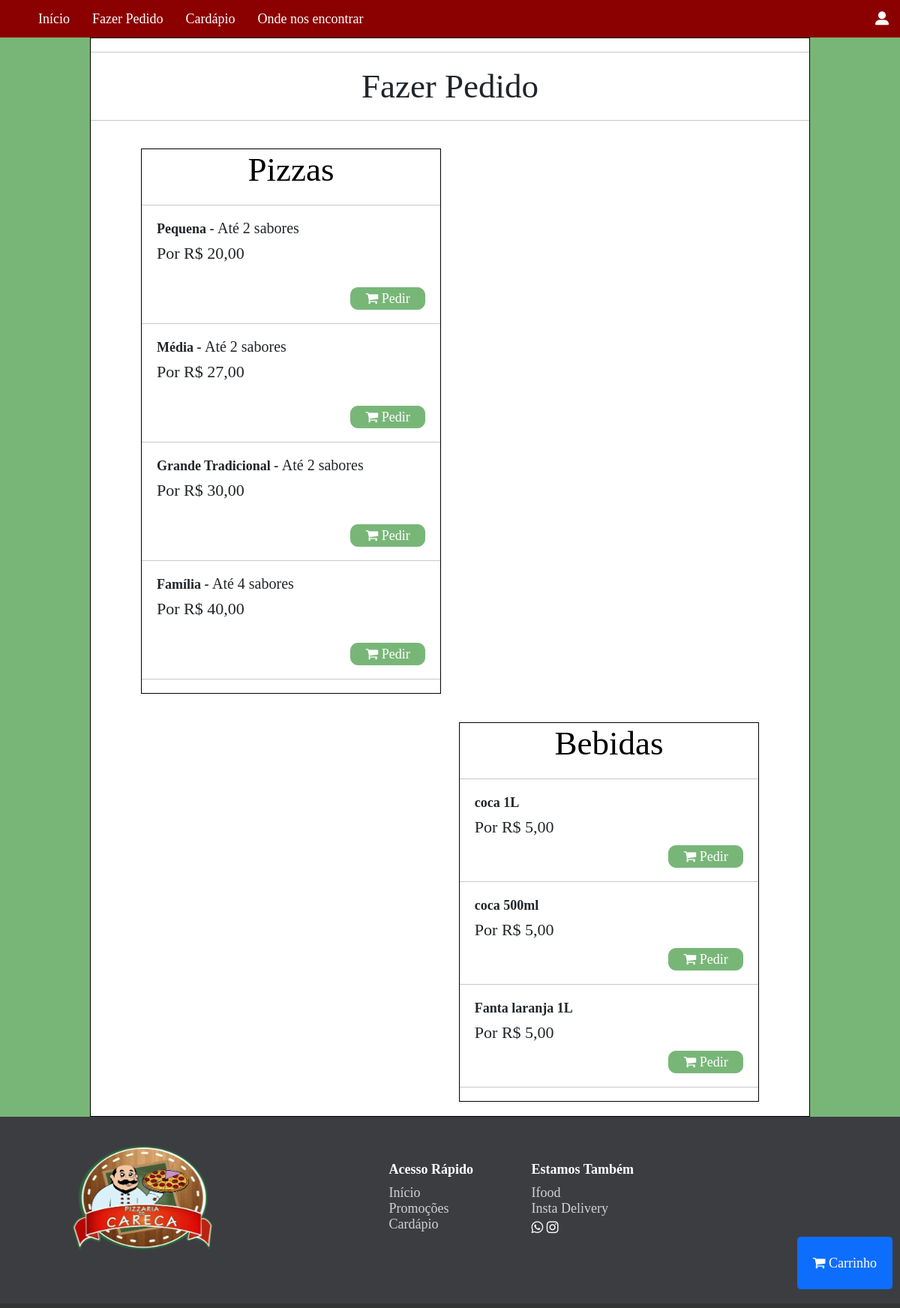
/pedido.php, run on an earlier commit of the app's database.
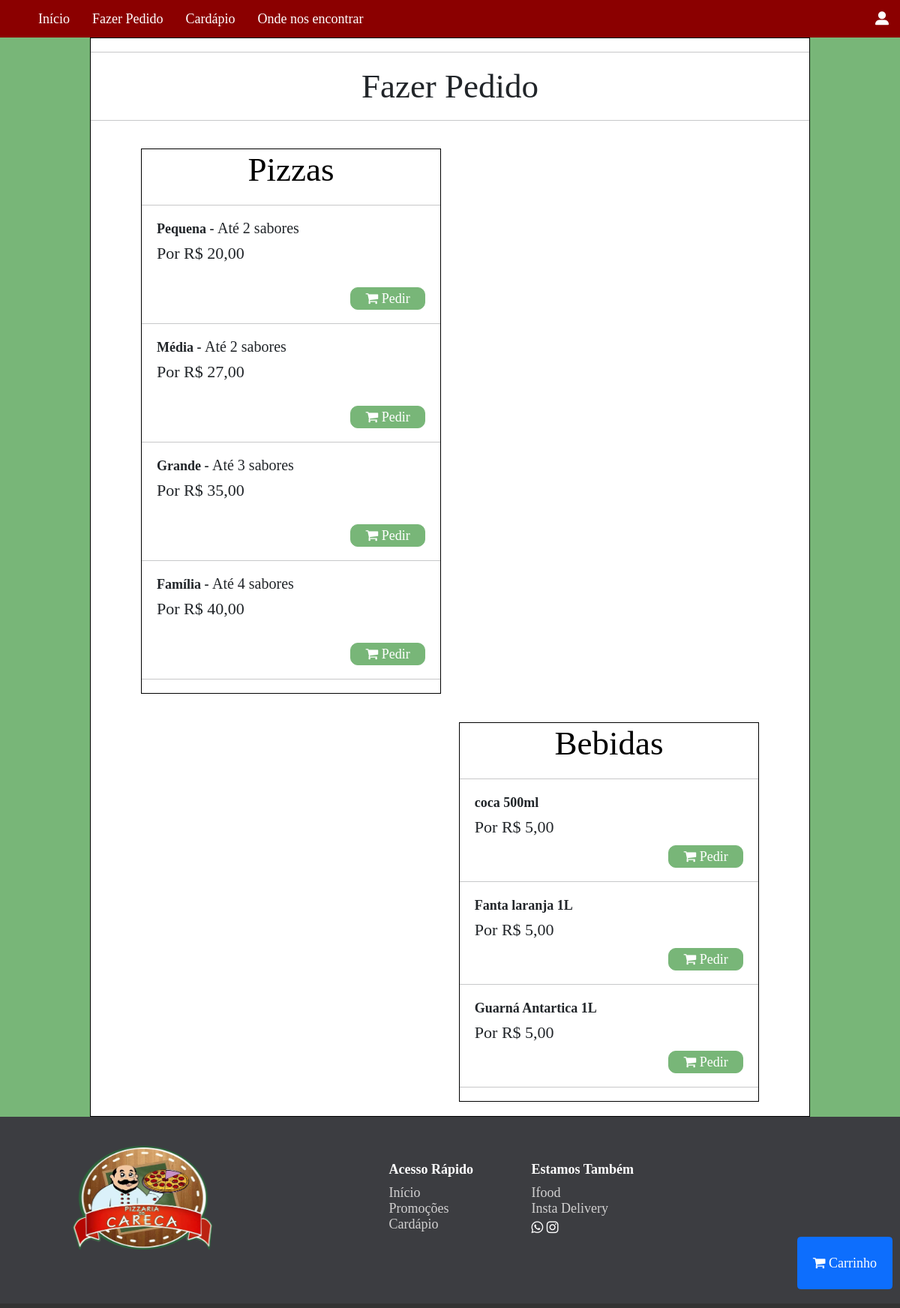
And on a later commit of the database.
### tables this page shows
CREATE TABLE IF NOT EXISTS `tamanho` (
  `idPizza` int(11) NOT NULL AUTO_INCREMENT,
  `nome` varchar(30) NOT NULL,
  `preco` double NOT NULL,
  `cardapio` enum('on','off') NOT NULL,
  `qtdeSabor` int(11) NOT NULL,
  `status` enum('on','off') NOT NULL,
  PRIMARY KEY (`idPizza`)
);

CREATE TABLE IF NOT EXISTS `bebida` (
  `nome` varchar(30) NOT NULL,
  `preco` double NOT NULL,
  `cardapio` enum('on','off') NOT NULL,
  `idBebida` int(11) NOT NULL AUTO_INCREMENT,
  `status` enum('on','off') NOT NULL,
  PRIMARY KEY (`idBebida`)
);

### pedido.php (the view, shortened to what this page needs)
<!DOCTYPE html>
<html lang="pt-BR">
<head>
    <link href="https://cdn.jsdelivr.net/npm/bootstrap@5.0.0-beta1/dist/css/bootstrap.min.css" rel="stylesheet">
    <link rel="stylesheet" type="text/css" href="css/pedido.css">
</head>
<body>
    <?php include ("php/barra-menu.php"); ?>
    <div class="geral">
    <hr>
    <h1>Fazer Pedido</h1>
    <hr>
        <form method="post">
            <div class="pizza">
                <h1 class="titulo">Pizzas</h1>
                <hr>
                    <?php
                include "php\conexaoBD.php";
                    $sql = "SELECT * FROM `tamanho` WHERE status='on' and `cardapio`='on' order by preco ASC";
                    $result = $conn->query($sql);
                    if ($result->num_rows > 0) {
                    $qtdeTamanhoCad=0;
                    while($row = $result->fetch_assoc()) {
                        $pizza[$qtdeTamanhoCad] = $row["nome"];
                        $idPizza[$qtdeTamanhoCad] = $row["idPizza"];
                        $qtdeSabor[$qtdeTamanhoCad] = $row["qtdeSabor"];
                        $preco[$qtdeTamanhoCad] = $row["preco"];
                        $formatter = new NumberFormatter('pt-BR', NumberFormatter:: CURRENCY);
                        $brl = $formatter->formatCurrency($preco[$qtdeTamanhoCad], 'BRL');
                        echo " <div class='tamanho'>
                            <h2> <strong> $pizza[$qtdeTamanhoCad] - </strong> Até $qtdeSabor[$qtdeTamanhoCad] sabores </h2>
                            <p> Por $brl </p>
                            </div>
                            <br> <button type='button' class='btn1' data-bs-toggle='modal' data-bs-target='#S$idPizza[$qtdeTamanhoCad]'>
                                <i class='fa fa-shopping-cart'></i> Pedir
                            </button>
                            <hr>
                    <div class='modal fade' id='S$idPizza[$qtdeTamanhoCad]' tabindex='-1' aria-labelledby='staticBackdropLabel' aria-hidden='true'>
                        <div class='modal-dialog'>
                            <div class='modal-content'>
                                <div class='modal-header'>
                                    <h5 class='modal-title' id='staticBackdropLabel'> Escolha até $qtdeSabor[$qtdeTamanhoCad] Sabores </h5>
                                    <button type='button' class='btn-close' data-bs-dismiss='modal' aria-label='Close'></button>
                                </div>
                                <div class='modal-body'>";
                                echo"<p class='saboresCarrinho'>*caso não queria a mesma quantidade de sabores do máximo, escolhar a opção nenhum </p>
                                </div>
                                <div class='modal-footer'>
                                    <button type='button' class='btn btn-secondary' data-bs-dismiss='modal'> Fechar </button>
                                    <button type='button' class='btn btn-success'> Adicionar ao Carrinho </button>
                                </div>
                            </div>
                        </div>
                    </div>";
                        $qtdeTamanhoCad++;
                        }
                    }
                ?>
            </div>
        </form>
        <div class="bebida">
            <h1 class="titulo">Bebidas</h1>
            <hr>
            <?php
                include "php\conexaoBD.php";
                $sql = "SELECT * FROM `bebida` Where `status`='on' and `cardapio`='on' ORDER BY nome ASC";
                $result = $conn->query($sql);
                if ($result->num_rows > 0) {
                    while($row = $result->fetch_assoc()) {
                        $nome_bebida = $row["nome"];
                        $preco = $row["preco"];
                        $formatter = new NumberFormatter('pt-BR', NumberFormatter:: CURRENCY);
                        $brl = $formatter->formatCurrency($preco, 'BRL');
                        echo"
                        <div class='tamanho'> <h2> <strong> $nome_bebida </strong></h2>
                        <p>Por $brl</p>
                        </div>
                        <button type='button' class='btn1' data-bs-toggle='modal' data-bs-target='#S'>
                                    <i class='fa fa-shopping-cart'></i> Pedir
                                </button>
                                <hr>
                        ";
                    }
                }
            ?>
        </div>
        <button type="button" class="btn btn-primary" data-bs-toggle="modal" data-bs-target="#carrinho" id="btnCarrinho">
            <i class="fa fa-shopping-cart"></i>  Carrinho
        </button>
</div>
</body>
</html>

What changed in the data, as far as the page shows it:
no longer on this page (row edited): tamanho: qtdeTamanhoCad "Grande Tradicional", qtdeTamanhoCad "2", brl "R$ 30,00"
no longer on this page (row edited): bebida: nome "coca 1L", preco "R$ 5,00"
now on this page (row edited): tamanho: qtdeTamanhoCad "Grande", qtdeTamanhoCad "3", brl "R$ 35,00"
added bebida: nome "Guarná Antartica 1L", preco "R$ 5,00"
